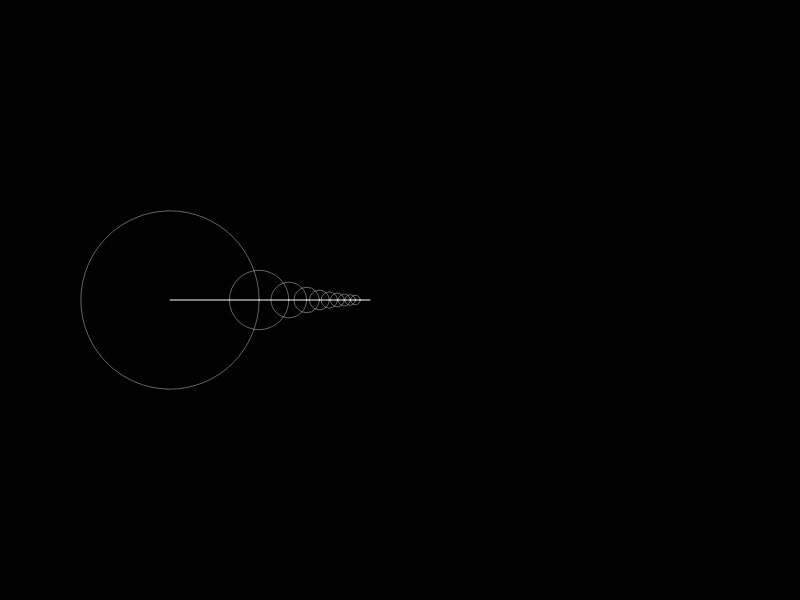
Frame 1 (no input)
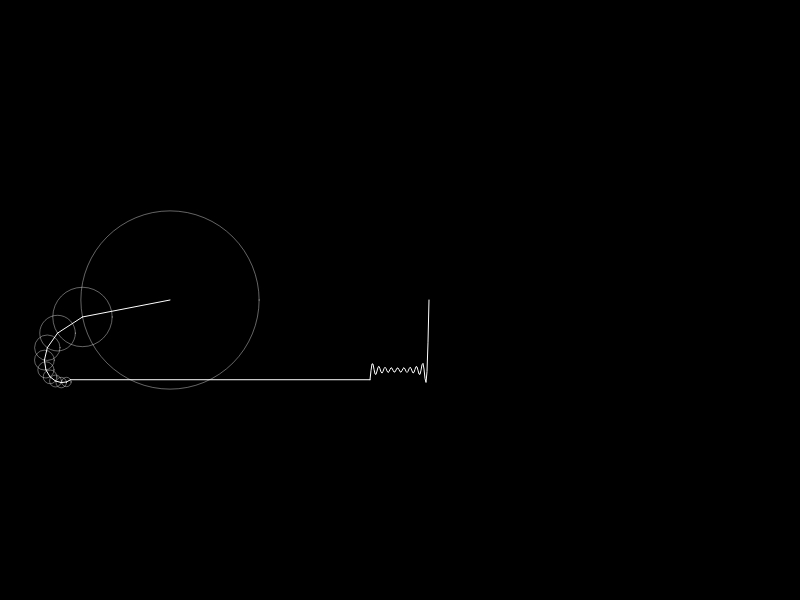
Frame 60 (no input)
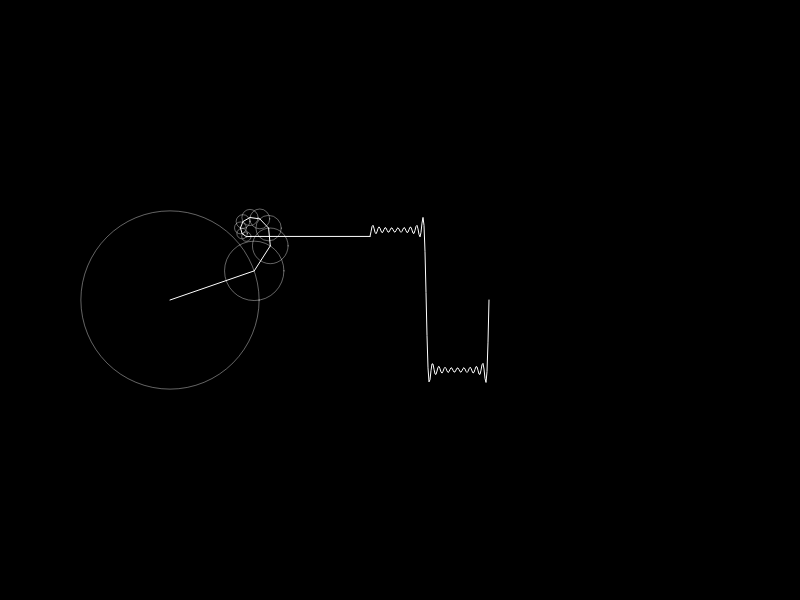
Frame 120 (the mouse pressed at the canvas centre since frame 60)

The p5.js sketch that drew these frames (run headless with seeded random() and noise() and a simulated clock; from frame 60 on, the mouse is pressed at the canvas centre):

// p5.js sketch
// ── sketch.js
let TIME = 0;
let WAVE = [];

function setup() {
    createCanvas(800, 600);
    background(220);
}

function draw() {
    // Draw the background
    background(0);
    
    // Translate to the center of the canvas
    translate(170,300);
    
    let X = 0;
    let Y = 0;

    // For square wave -> 4 * RADIUS * sin(n*TIME) / (n*PI) | n = 1, 3, 5, 7, 9, ...
    for (let i = 0; i < 10; i++) {

        let N = 2*i + 1;
        let RADIUS = 4 * 70 / (N*PI);

        let prevX = X;
        let prevY = Y;
        
        X += RADIUS * cos(N*TIME);
        Y += RADIUS * sin(N*TIME);


        // Draw the circle
        stroke(255, 100);
        noFill();
        ellipse(prevX,prevY,RADIUS*2);

        // Draw the line from center of the circle to the point
        stroke(255);
        line(prevX,prevY,X,Y);

        // // Draw the point on the circumference of the circle as a small circle
        // stroke(255);
        // fill(255);
        // ellipse(X,Y,1);

        // Update the previous X and Y values
        prevX = X;
        prevY = Y;
    }

    // Add the Y value to draw the wave
    WAVE.unshift(Y);

    // Draw the wave
    translate(200,0);

    // Draw the line from circle point to wave point
    stroke(255);
    line(X-200,Y,0,WAVE[0]);

    // Draw the wave
    beginShape();
    noFill();
    // Loop through the WAVE array to draw the history of the wave
    for(let i = 0; i < WAVE.length; i++) {
        vertex(i,WAVE[i]);
    }
    endShape();

    TIME += 0.05;

    if(WAVE.length > 370) {
        WAVE.pop();
    }
}
